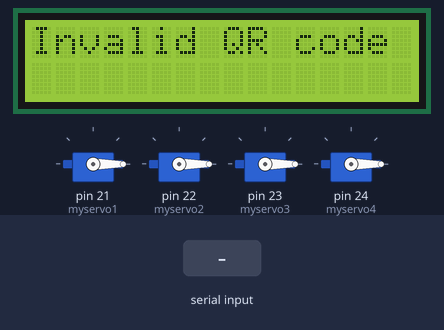
The sketch below on a simulated Arduino Mega 2560, built with avr-gcc and run on an emulated ATmega2560. On the bench: 4 × servo, 16×2 character LCD. The test bench sets the inputs (shaded band). What the sketch prints to the serial monitor is not drawn.

Above: at 1.2 s.
1.3 s: "A" received over Serial
At 2.7 s:
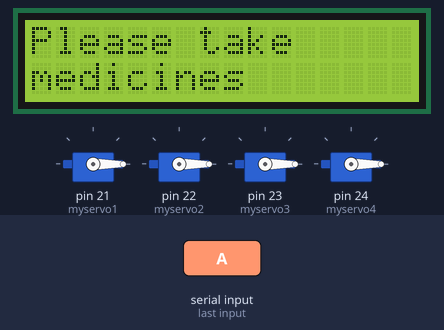
At 4.8 s:
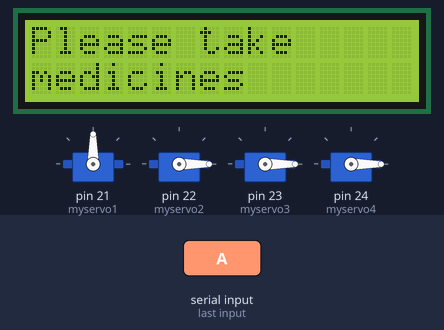
10.3 s: "B" received over Serial
At 19.1 s:
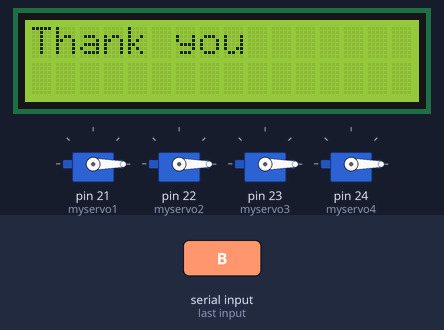
Timing chart, 0 to 20.6 s (numbered marks = the images above; inputs shaded):
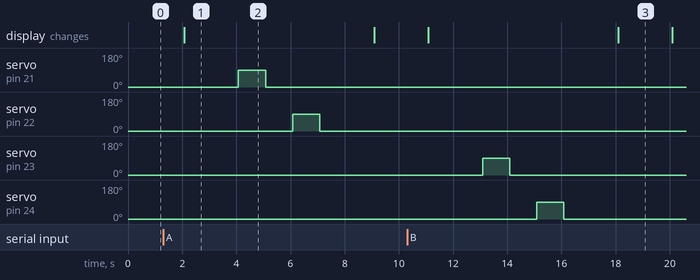

Measured:
- after the input at 1.3 s, servo on pin 21 (myservo1): 0° → 90° after 2.8 s, → 0° 1.0 s later; servo on pin 22 (myservo2): 0° → 90° after 4.8 s, → 0° 1.0 s later; the display: first differs from a run without the input after 0.78 s (image 1)
- after the input at 10.3 s, servo on pin 23 (myservo3): 0° → 90° after 2.8 s, → 0° 1.0 s later; servo on pin 24 (myservo4): 0° → 90° after 4.8 s, → 0° 1.0 s later; the display: first differs from a run without the input after 0.79 s (image 3 shows a later state)
- what the display in image 1 shows lasts 7.0 s, from 2.1 s to 9.1 s

The sketch:

RISCDUINO_CODE.ino
```cpp
#include <Servo.h>
#include<LiquidCrystal.h>
Servo myservo1;
Servo myservo2;
Servo myservo3;
Servo myservo4;

LiquidCrystal lcd(13,14,7,8,9,10);

int pos1 = 0;
int pos2 = 0;
int pos3 = 0;
int pos4 = 0;

char incomingChar =0;

void setup() {
  myservo1.write(0);
  myservo2.write(0);
  myservo3.write(0);
  myservo4.write(0);
  myservo1.attach(21);
  myservo2.attach(22);
  myservo3.attach(23);
  myservo4.attach(24);
  Serial.begin(9600);
  lcd.begin(16,2);
  lcd.print("Please scan QR"); // Display the initial message

}

void loop() {
  if (Serial.available() > 0) {
    // Read the incoming character
    incomingChar = Serial.read();
    Serial.println(incomingChar);
  }
//----------------------------------------------------------------------
  if (incomingChar == 'A' || incomingChar == 'B') {
    lcd.clear(); // Clear the LCD
    lcd.setCursor(0, 0); // Set the cursor to the first line
    lcd.print("Please take"); // Display "Please take" on the first line
    lcd.setCursor(0, 1); // Set the cursor to the second line
    lcd.print("medicines"); // Display "medicines" on the second line
    delay(2000); // Display the message for 2 seconds


   if(incomingChar == 'A') {

   myservo1.write(90);
    delay(1000);
   myservo1.write(0);
   delay(1000);
    myservo2.write(90);
    delay(1000);
    myservo2.write(0);
    delay(2000);
    incomingChar = '0';
  }
//-----------------------------------------------------------------


  if(incomingChar =='B')
  {
    myservo3.write(90);
    delay(1000);
   myservo3.write(0);
   delay(1000);
    myservo4.write(90);
    delay(1000);
    myservo4.write(0);
    delay(2000);
    incomingChar = '0';
}
      lcd.clear(); // Clear the LCD
    lcd.setCursor(0, 0); // Set the cursor to the first line

    lcd.print("Thank you"); // Display "Thank you" on the first line
    delay(2000); // Display the message for 2 seconds
    lcd.clear(); // Clear the LCD
    lcd.setCursor(0, 0); // Set the cursor to the first line
    lcd.print("Please Scan QR");

  }


  if (incomingChar != '0') {
    lcd.clear(); // Clear the LCD
    lcd.setCursor(0, 0); // Set the cursor to the first line
    lcd.print("Invalid QR code"); // Display "Invalid QR code"
    delay(2000); // Display the message for 2 seconds
    lcd.clear(); // Clear the LCD
    lcd.setCursor(0, 0); // Set the cursor to the first line
    lcd.print("Please scan QR"); // Display the initial message
    incomingChar = '0'; // Reset incomingChar
  }


}
```
